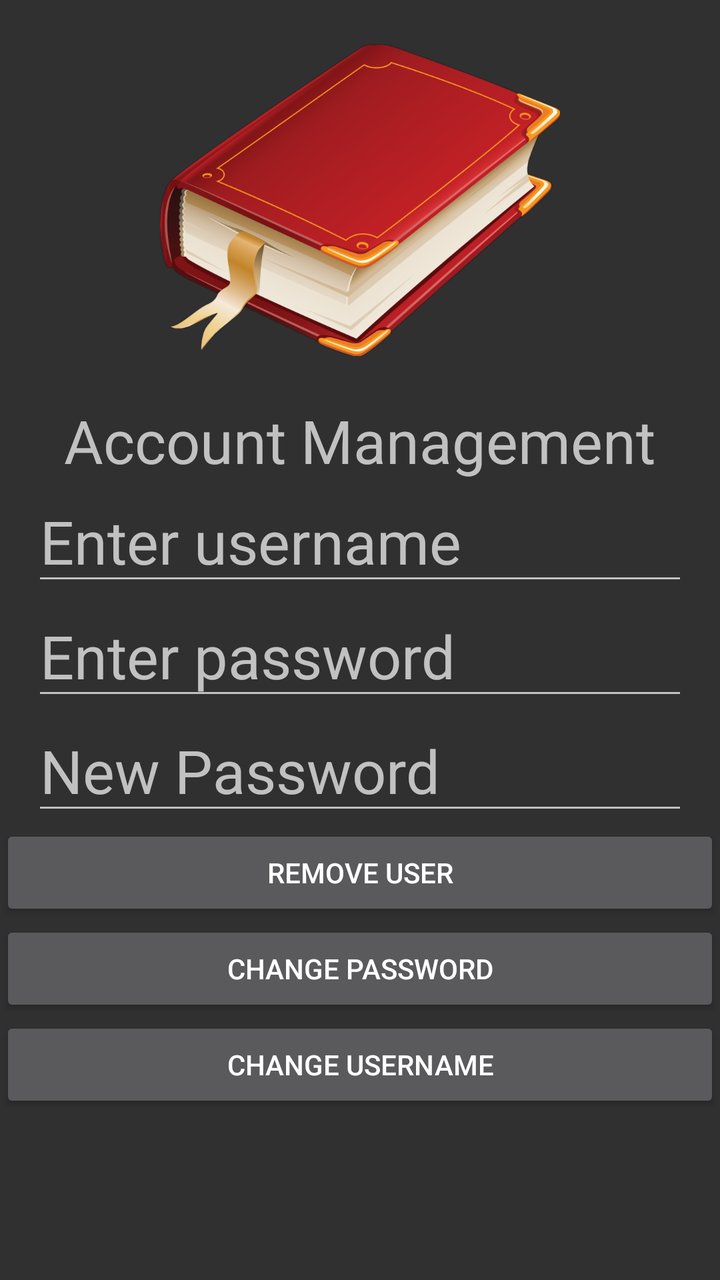
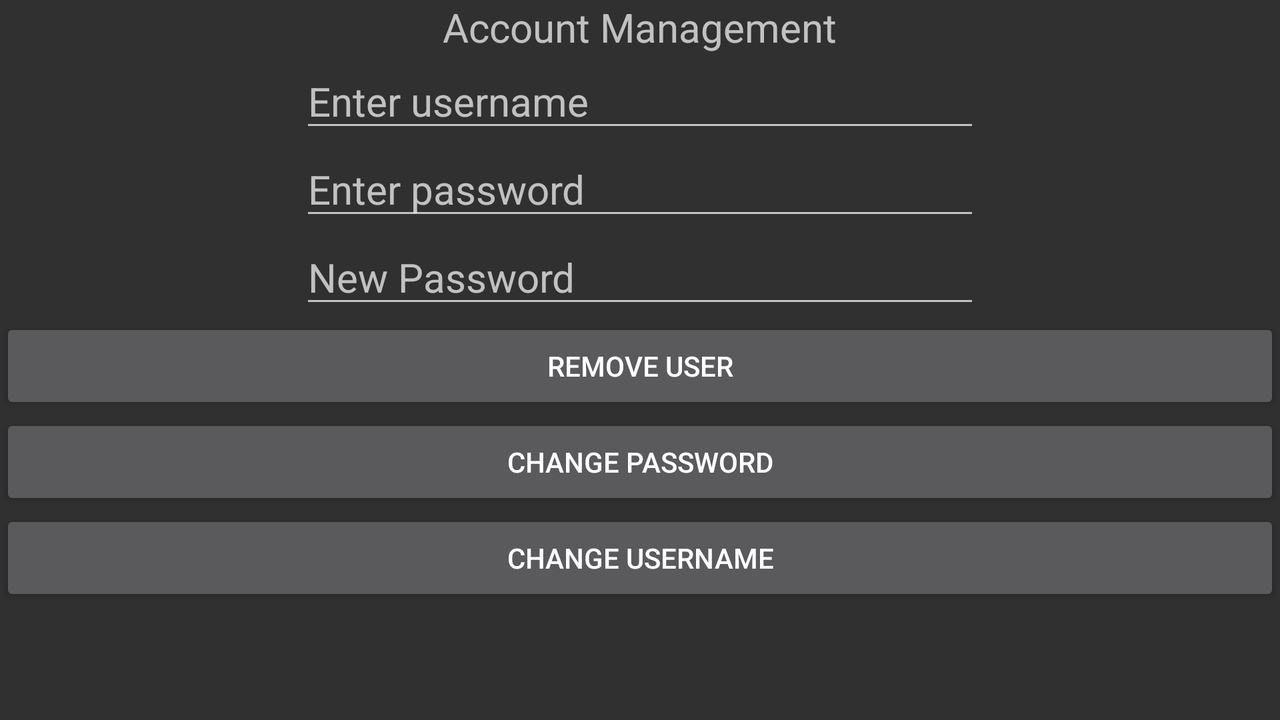

The same Android screen from two of the app's own layout files: first res/layout/ as a phone draws it, then the repository's variant for another configuration, drawn on a device whose configuration selects that folder. Both files follow.
<!-- AndroidManifest.xml: application theme AppTheme -->
<!-- res/layout/activity_account_management.xml -->
<?xml version="1.0" encoding="utf-8"?>
<LinearLayout
    xmlns:android="http://schemas.android.com/apk/res/android"
    xmlns:tools="http://schemas.android.com/tools"
    android:layout_width="match_parent"
    android:layout_height="match_parent"
    android:orientation="vertical"
    tools:context=".controller.LoginActivity">

    <ImageView
        android:layout_width="200dp"
        android:layout_height="200dp"
        android:src="@drawable/diary"
        android:layout_gravity="center"/>

    <TextView
        android:layout_width="wrap_content"
        android:layout_height="wrap_content"
        android:text="@string/account_management"
        android:layout_gravity="center"
        android:textSize="30dp"/>

    <EditText
        android:id="@+id/username"
        android:layout_width="match_parent"
        android:layout_height="wrap_content"
        android:layout_marginLeft="16dp"
        android:layout_marginRight="16dp"
        android:hint="@string/username"
        android:textSize="30sp"
        android:inputType="textPersonName"
        android:maxLength="20"/>

    <EditText
        android:id="@+id/password"
        android:layout_width="match_parent"
        android:layout_height="wrap_content"
        android:layout_marginLeft="16dp"
        android:layout_marginRight="16dp"
        android:hint="@string/password"
        android:textSize="30sp"
        android:inputType="textPassword"
        android:maxLength="20"/>

    <EditText
        android:id="@+id/newPassword"
        android:layout_width="match_parent"
        android:layout_height="wrap_content"
        android:layout_marginLeft="16dp"
        android:layout_marginRight="16dp"
        android:hint="@string/retype_password"
        android:textSize="30sp"
        android:inputType="textPassword"
        android:maxLength="20"/>

    <Button
        android:id="@+id/remove_user"
        android:layout_width="match_parent"
        android:layout_height="wrap_content"
        android:text="@string/remove_user"/>

    <Button
        android:id="@+id/change_password"
        android:layout_width="match_parent"
        android:layout_height="wrap_content"
        android:text="@string/change_password"/>

    <Button
        android:id="@+id/change_username"
        android:layout_width="match_parent"
        android:layout_height="wrap_content"
        android:text="@string/change_username"/>

</LinearLayout>
<!-- resources referenced by this layout -->
<resources>
  <!-- drawable diary: png bitmap (drawable, 240570 bytes) -->
  <string name="account_management">Account Management</string>
  <string name="change_password">Change Password</string>
  <string name="change_username">Change Username</string>
  <string name="password">Enter password</string>
  <string name="remove_user">Remove User</string>
  <string name="retype_password">New Password</string>
  <string name="username">Enter username</string>
  <style name="AppTheme" parent="Theme.AppCompat.NoActionBar">
          
          <item name="colorPrimary">@color/colorPrimary</item>
          <item name="colorPrimaryDark">@color/colorPrimaryDark</item>
          <item name="colorAccent">@color/colorAccent</item>
      </style>
</resources>
<!-- res/layout-land/activity_account_management.xml (the repository's variant of the layout above) -->
<!-- drawn on the phone turned sideways -->
<?xml version="1.0" encoding="utf-8"?>
<LinearLayout
    xmlns:android="http://schemas.android.com/apk/res/android"
    xmlns:tools="http://schemas.android.com/tools"
    android:layout_width="match_parent"
    android:layout_height="match_parent"
    android:orientation="vertical"
    tools:context=".controller.LoginActivity">

    <TextView
        android:layout_width="wrap_content"
        android:layout_height="wrap_content"
        android:text="@string/account_management"
        android:layout_gravity="center"
        android:textSize="@dimen/bigLetters"/>

    <EditText
        android:id="@+id/username"
        android:layout_width="match_parent"
        android:layout_height="wrap_content"
        android:layout_marginLeft="@dimen/sideMargin"
        android:layout_marginRight="@dimen/sideMargin"
        android:hint="@string/username"
        android:textSize="@dimen/bigLetters"
        android:inputType="textPersonName"
        android:maxLength="20"/>

    <EditText
        android:id="@+id/password"
        android:layout_width="match_parent"
        android:layout_height="wrap_content"
        android:layout_marginLeft="@dimen/sideMargin"
        android:layout_marginRight="@dimen/sideMargin"
        android:hint="@string/password"
        android:textSize="@dimen/bigLetters"
        android:inputType="textPassword"
        android:maxLength="20"/>

    <EditText
        android:id="@+id/newPassword"
        android:layout_width="match_parent"
        android:layout_height="wrap_content"
        android:layout_marginLeft="@dimen/sideMargin"
        android:layout_marginRight="@dimen/sideMargin"
        android:hint="@string/retype_password"
        android:textSize="@dimen/bigLetters"
        android:inputType="textPassword"
        android:maxLength="20"/>

    <Button
        android:id="@+id/remove_user"
        android:layout_width="match_parent"
        android:layout_height="wrap_content"
        android:text="@string/remove_user"/>

    <Button
        android:id="@+id/change_password"
        android:layout_width="match_parent"
        android:layout_height="wrap_content"
        android:text="@string/change_password"/>

    <Button
        android:id="@+id/change_username"
        android:layout_width="match_parent"
        android:layout_height="wrap_content"
        android:text="@string/change_username"/>

</LinearLayout>
<!-- resources referenced by the variant -->
<!-- as the phone turned sideways resolves them -->
<resources>
  <!-- from res/values-land/ -->
  <dimen name="bigLetters">20sp</dimen>
  <!-- from res/values-land/ -->
  <dimen name="sideMargin">150dp</dimen>
  <string name="account_management">Account Management</string>
  <string name="change_password">Change Password</string>
  <string name="change_username">Change Username</string>
  <string name="password">Enter password</string>
  <string name="remove_user">Remove User</string>
  <string name="retype_password">New Password</string>
  <string name="username">Enter username</string>
  <style name="AppTheme" parent="Theme.AppCompat.NoActionBar">
          
          <item name="colorPrimary">@color/colorPrimary</item>
          <item name="colorPrimaryDark">@color/colorPrimaryDark</item>
          <item name="colorAccent">@color/colorAccent</item>
      </style>
</resources>
